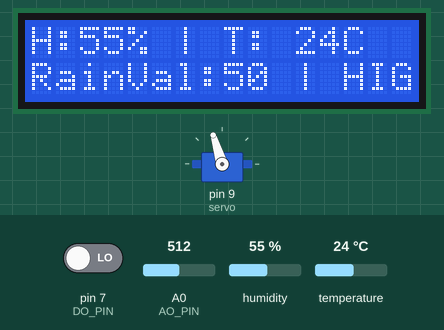
This sketch was run on a simulated Arduino Uno, built with avr-gcc and run on an emulated ATmega328P. Parts: 16×2 character LCD, servo. Inputs (shaded band) come from the test bench; at power-on: pin 7 (DO_PIN) LOW, humidity 55 %, A0 (AO_PIN) = 512, temperature 24 °C. What the sketch prints to the serial monitor is not drawn.

Above: at 1.2 s.
1.3 s: pin 7 (DO_PIN) driven HIGH
At 4.18 s:
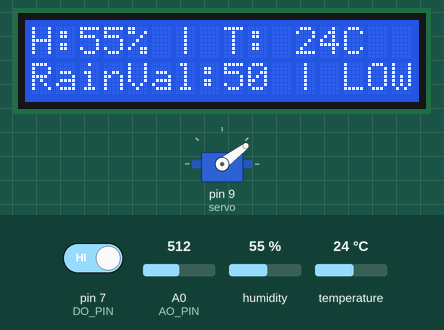
5.9 s: humidity set to 22 %
At 7.81 s:
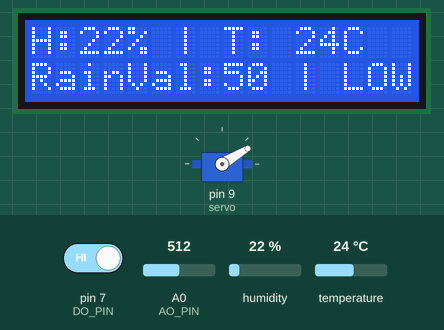
10.5 s: pin 7 (DO_PIN) driven LOW
At 11.44 s:
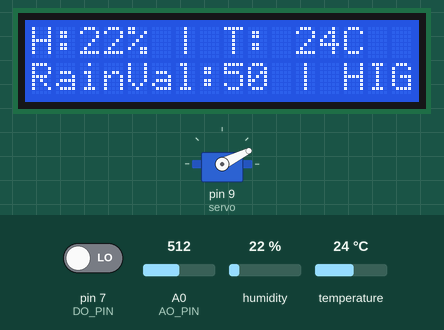
15.1 s: A0 (AO_PIN) set to 716
At 18.99 s:
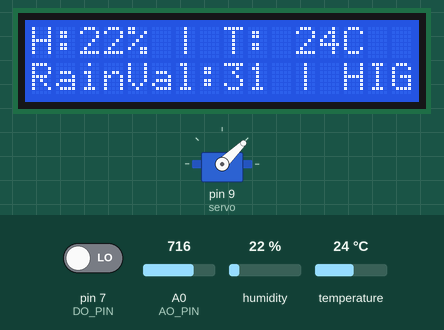
20.0 s: temperature set to 12 °C
At 22.92 s:
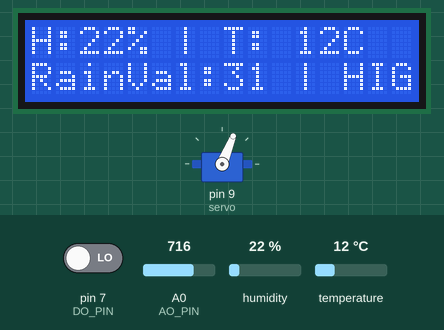
24.6 s: A0 (AO_PIN) set to 900
At 26.85 s:
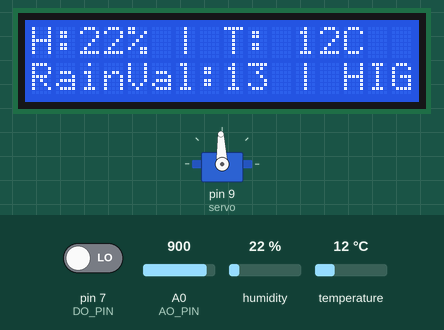
Timing chart, 0 to 30.2 s (numbered marks = the images above; inputs shaded):
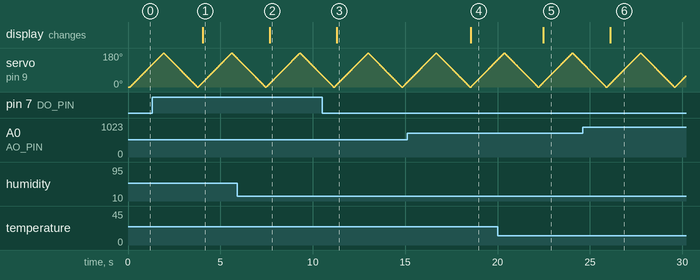

Measured:
- after the input at 1.3 s, the display: changes after 2.7 s (image 1)
- after the input at 5.9 s, the display: changes after 1.8 s (image 2)
- after the input at 10.5 s, the display: changes after 0.79 s (image 3)
- after the input at 15.1 s, the display: changes after 3.4 s (image 4)
- after the input at 20.0 s, the display: changes after 2.5 s (image 5)
- after the input at 24.6 s, the display: changes after 1.5 s (image 6)

The sketch:

sketch.ino
```cpp
#include <LiquidCrystal_I2C.h>
#include "DHT.h"
#include <Servo.h>


#define DHT22_PIN 2  // DHT22 D2
#define AO_PIN A0  // Rain Sensor AO
#define DO_PIN 7     // Rain sesnor digital pin 7


LiquidCrystal_I2C lcd(0x27, 16, 2); // I2C address 0x27, 16 column and 2 rows
DHT dht22(DHT22_PIN, DHT22);
Servo servo;  // create servo object to control a servo


void setup()
{
  lcd.init(); // initialize the lcd
  lcd.backlight();
  servo.attach(9);  // attaches the servo on pin 9 to the servo objectư
  servo.write(0);   // rotate slowly servo to 0 degrees immediately
  dht22.begin();  // initialize dht22 sensor
  pinMode(DO_PIN, INPUT);  // Rain sensor DO at digital pin 2
  Serial.begin(9600);
}

void loop()
{

  lcd.clear();                 // clear display

   // read humidity
  int humi  = dht22.readHumidity();
  // read temperature as Celsius
  int tempC = dht22.readTemperature();
  // read temperature as Fahrenheit
  int tempF = dht22.readTemperature(true);

  // check if any reads failed
  if (isnan(humi) || isnan(tempC) || isnan(tempF)) {
    Serial.println("Failed to read from DHT22 sensor!");
    lcd.setCursor(0, 0);         // move cursor to   (0, 0)
    lcd.print("DHT22 Read Failed!");        // print message at (0, 0) for Humidity
  } else {
    Serial.print("DHT22# Humidity: ");
    Serial.print(humi);
    Serial.print("%");

    Serial.print("  |  ");

    Serial.print("Temperature: ");
    Serial.print(tempC);
    Serial.print("°C ~ ");
    Serial.print(tempF);
    Serial.println("°F");

    lcd.setCursor(0, 0);         // move cursor to   (0, 0)
    lcd.print("H:");        // print message at (0, 0) for Humidity
    lcd.print(humi);
    lcd.print("%");

    lcd.print(" | ");

    lcd.print("T: "); /// print temperature
    lcd.print(tempC);
    lcd.print("C");


  }

  int rain_state = digitalRead(DO_PIN);
  int rain_value = readRainSensor();
    Serial.print("Rain Value:");
    Serial.println(rain_value);

    lcd.setCursor(0, 1);         // move cursor to   (0, 1)
    lcd.print("RainVal:");        // print message at (0, 1) for Rain Value
    lcd.print(rain_value);

    lcd.print(" | ");

  if (rain_state == HIGH){
      Serial.println("The rain is NOT detected");
      lcd.print("LOW");
      }
    else{
      Serial.println("The rain is detected");
      lcd.print("HIGH");
    }


    rotateServo();
}


void rotateServo(){
    for (int pos = 0; pos <= 180; pos += 1) {  // rotate slowly from 0 degrees to 180 degrees, one by one degree
    // in steps of 1 degree
    servo.write(pos);  // control servo to go to position in variable 'pos'
    delay(10);         // waits 10ms for the servo to reach the position
  }

  for (int pos = 180; pos >= 0; pos -= 1) {  // rotate from 180 degrees to 0 degrees, one by one degree
    servo.write(pos);                        // control servo to go to position in variable 'pos'
    delay(10);                               // waits 10ms for the servo to reach the position
  }
}


int readRainSensor() {
  int sensorValue = analogRead(AO_PIN);  // Read the analog value from sensor
  int outputValue = map(sensorValue, 0, 1023, 100, 0); // map the 10-bit data to 8-bit data , 0 to 100
  return outputValue;             // Return analog moisture value
}
```
